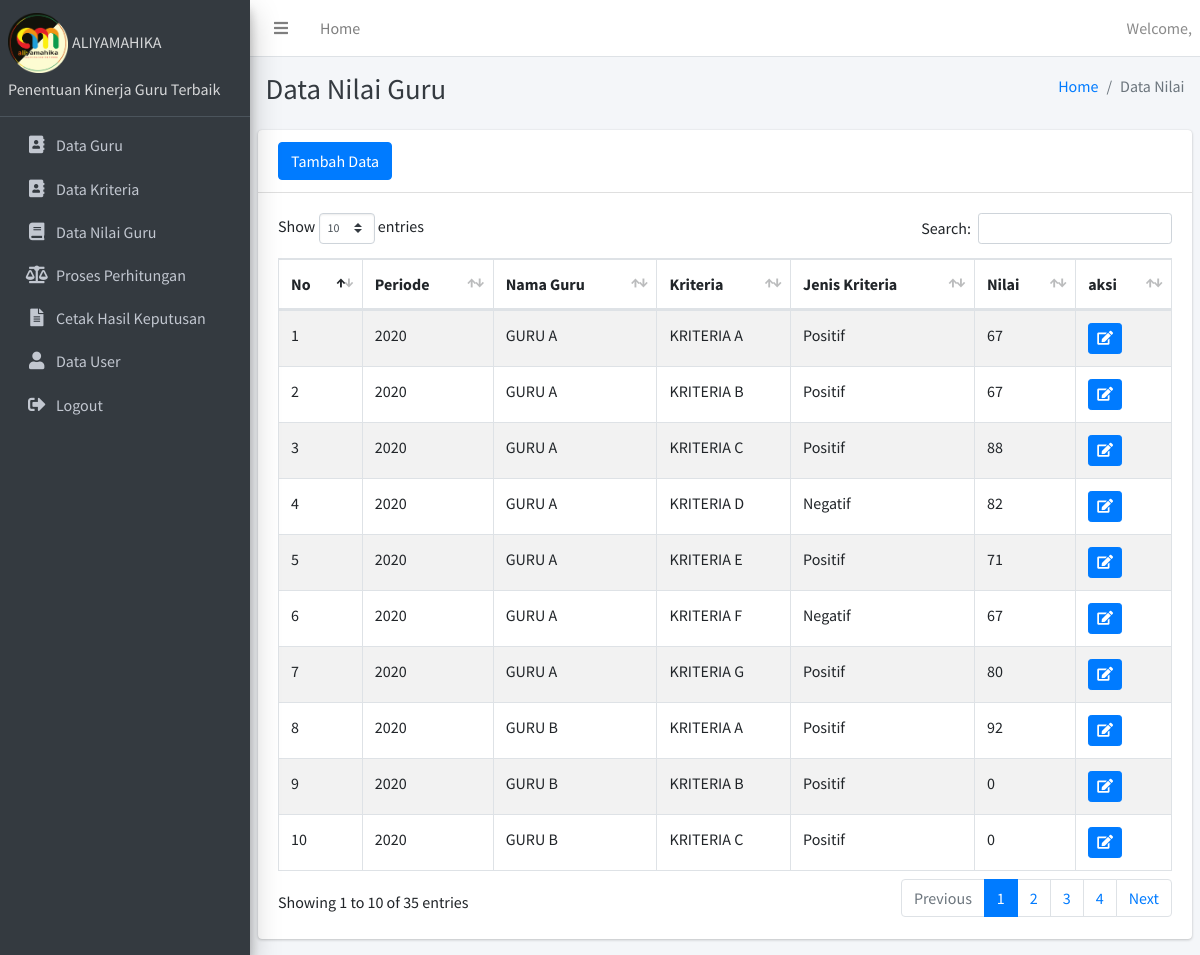
The page /dashboard.php?module=data_nilai on the database its author committed.
### tables this page shows
CREATE TABLE `guru` (
  `id_guru` varchar(10) NOT NULL,
  `nm_guru` varchar(20) DEFAULT NULL,
  `jenkel` varchar(20) DEFAULT NULL,
  `alamat` varchar(50) NOT NULL
);

CREATE TABLE `kinerja` (
  `id_kinerja` varchar(10) NOT NULL,
  `tgl_kinerja` date NOT NULL,
  `periode` char(4) NOT NULL,
  `nil_akhir` float NOT NULL,
  `id_guru` varchar(10) NOT NULL,
  `id_user` varchar(10) NOT NULL
);

CREATE TABLE `kriteria` (
  `id_kriteria` varchar(10) NOT NULL,
  `nm_kriteria` varchar(40) DEFAULT NULL,
  `tren` varchar(20) DEFAULT NULL,
  `bobot` int(11) DEFAULT NULL
);

CREATE TABLE `nilai` (
  `id_nilai` int(11) NOT NULL,
  `id_kriteria` varchar(10) NOT NULL,
  `id_kinerja` varchar(10) NOT NULL,
  `nilai` int(11) NOT NULL,
  `nil_hitung` float NOT NULL
);

### modul/nilai/data_nilai.php (the view, shortened to what this page needs)
<div class="content-header">
  <div class="container-fluid">
    <div class="row mb-2">
      <div class="col-sm-6">
        <h1 class="m-0 text-dark">Data Nilai Guru</h1>
      </div>
      <div class="col-sm-6">
        <ol class="breadcrumb float-sm-right">
          <li class="breadcrumb-item"><a href="?module=home">Home</a></li>
          <li class="breadcrumb-item active">Data Nilai</li>
        </ol>
      </div>
    </div>
  </div>
</div>
    <section class="content">
      <div class="row">
        <div class="col-12">
          <div class="card">
            <div class="card-header">
              <a href="?module=input_nilai" class="btn btn-primary">Tambah Data</a>
            </div>
            <div class="card-body">
              <table id="example1" class="table table-bordered table-striped">
                <thead>
				<tr>
					<th>No</th>
					<th>Periode</th>
					<th>Nama Guru</th>
					<th>Kriteria</th>
					<th>Jenis Kriteria</th>
					<th>Nilai</th>
					<th>aksi</th>
				</tr>
			</thead>
			<tbody>
				<?php
				$sql =  mysqli_query($koneksi, "SELECT nilai.id_kriteria AS id_kriteria, nilai.id_kinerja AS id_kinerja, kinerja.Periode AS periode, guru.nm_guru AS nm_guru, kriteria.nm_kriteria AS nm_kriteria, nilai.nilai AS nilai, kriteria.tren AS tren FROM guru, kinerja, nilai, kriteria WHERE guru.id_guru=kinerja.id_guru AND kinerja.id_kinerja=nilai.id_kinerja AND nilai.id_kriteria=kriteria.id_kriteria");
					$no = 1;
					while($row = mysqli_fetch_assoc($sql)){
				?>
						<tr>
							<td><?php echo $no ?></td>
							<td><?php echo $row['periode'];?></td>
							<td><?php echo $row['nm_guru'];?></td>
							<td><?php echo $row['nm_kriteria'];?></td>
							<td><?php echo $row['tren'];?></td>
							<td><?php echo $row['nilai'];?></td>
							<td>
								<a href="?module=edit_nilai&id_kinerja=<?php echo $row['id_kinerja']; ?>&id_kriteria=<?php echo $row['id_kriteria']; ?>" title="Edit Data" class="btn btn-primary btn-sm"><i class="nav-icon fas fa-edit"></i></a>
							</td>
						</tr>
						<?php
						$no++;
				}
				?>
				</tbody>
				</table>
				</div>
          </div>
        </div>
      </div>
    </section>

### dashboard.php (shortened to what this page needs)
<?php
include "koneksi.php";
?>
<!DOCTYPE html>
<html>
<head>
  <link rel="stylesheet" href="plugins/fontawesome-free/css/all.min.css">
  <link rel="stylesheet" href="https://code.ionicframework.com/ionicons/2.0.1/css/ionicons.min.css">
  <link rel="stylesheet" href="plugins/tempusdominus-bootstrap-4/css/tempusdominus-bootstrap-4.min.css">
  <link rel="stylesheet" href="plugins/icheck-bootstrap/icheck-bootstrap.min.css">
  <link rel="stylesheet" href="plugins/jqvmap/jqvmap.min.css">
  <link rel="stylesheet" href="dist/css/adminlte.min.css">
  <link rel="stylesheet" href="plugins/overlayScrollbars/css/OverlayScrollbars.min.css">
  <link rel="stylesheet" href="plugins/daterangepicker/daterangepicker.css">
  <link rel="stylesheet" href="plugins/summernote/summernote-bs4.css">
  <link rel="stylesheet" href="plugins/datatables-bs4/css/dataTables.bootstrap4.css">
</head>
<body class="hold-transition sidebar-mini layout-fixed">
  <div class="wrapper">
    <nav class="main-header navbar navbar-expand navbar-white navbar-light">
      <ul class="navbar-nav">
        <li class="nav-item">
          <a class="nav-link" data-widget="pushmenu" href="#"><i class="fas fa-bars"></i></a>
        </li>
        <li class="nav-item d-none d-sm-inline-block">
          <a href="?module=home" class="nav-link">Home</a>
        </li>
      </ul>
      <div style="width: 88%; text-align: right; font-size: 16px; color: #8a8a8a">Welcome, <?php echo $_SESSION["nama"]; ?></div>
    </nav>
    <aside class="main-sidebar sidebar-dark-primary elevation-4">
      <a href="?module=home" class="brand-link">
        <img src="images/aliyamahika.png" alt="AdminLTE Logo" width="60px">
        <small>ALIYAMAHIKA</small><br>
        <small>Penentuan Kinerja Guru Terbaik</small>
      </a>
      <div class="sidebar">
        <nav class="mt-2">
          <ul class="nav nav-pills nav-sidebar flex-column" data-widget="treeview" role="menu" data-accordion="false">
            <li class="nav-item">
              <a href="?module=data_guru" class="nav-link">
                <i class="nav-icon fas fa-address-book"></i>
                <p>Data Guru</p>
              </a>
            <li class="nav-item">
              <a href="?module=data_kriteria" class="nav-link">
                <i class="nav-icon fas fa-address-book"></i>
                <p>Data Kriteria</p>
              </a>
            </li>
            </li>
            <li class="nav-item">
              <a href="?module=data_nilai" class="nav-link">
                <i class="nav-icon fas fa-book"></i>
                <p>Data Nilai Guru</p>
              </a>
            </li>
            <li class="nav-item">
              <a href="?module=perhitungan" class="nav-link">
                <i class="nav-icon fas fa-balance-scale"></i>
                <p>Proses Perhitungan</p>
              </a>
            </li>
            <li class="nav-item">
              <a href="?module=cetak_sk" class="nav-link">
                <i class="nav-icon fas fa-file-alt"></i>
                <p>Cetak Hasil Keputusan</p>
              </a>
            </li>
            <li class="nav-item">
              <a href="?module=data_user" class="nav-link">
                <i class="nav-icon fas fa-user"></i>
                <p>Data User</p>
              </a>
            </li>
            <li class="nav-item">
              <a href="logout.php" class="nav-link">
                <i class="nav-icon fas fa-sign-out-alt"></i>
                <p>Logout</p>
              </a>
            </li>
          </ul>
        </nav>
      </div>
    </aside>
    <div class="content-wrapper">
      <?php
      $module = $_GET["module"];
      switch ($module) {
      ?>
          <?php
        case "data_nilai":
          include "modul/nilai/data_nilai.php";
          break;
      }
          ?>
            </div>
    </div>
</body>
</html>

### rows shown on the page
guru: kinerja.periode "2020", nm_guru "GURU A", kriteria.nm_kriteria "KRITERIA A", kriteria.tren "Positif", nilai.nilai "67", kriteria.nm_kriteria "KRITERIA B", kriteria.nm_kriteria "KRITERIA C", nilai.nilai "88", kriteria.nm_kriteria "KRITERIA D", kriteria.tren "Negatif", nilai.nilai "82", kriteria.nm_kriteria "KRITERIA E", nilai.nilai "71", kriteria.nm_kriteria "KRITERIA F", kriteria.nm_kriteria "KRITERIA G", nilai.nilai "80"
guru: kinerja.periode "2020", nm_guru "GURU B", kriteria.nm_kriteria "KRITERIA A", kriteria.tren "Positif", nilai.nilai "92", kriteria.nm_kriteria "KRITERIA B", nilai.nilai "0", kriteria.nm_kriteria "KRITERIA C"
